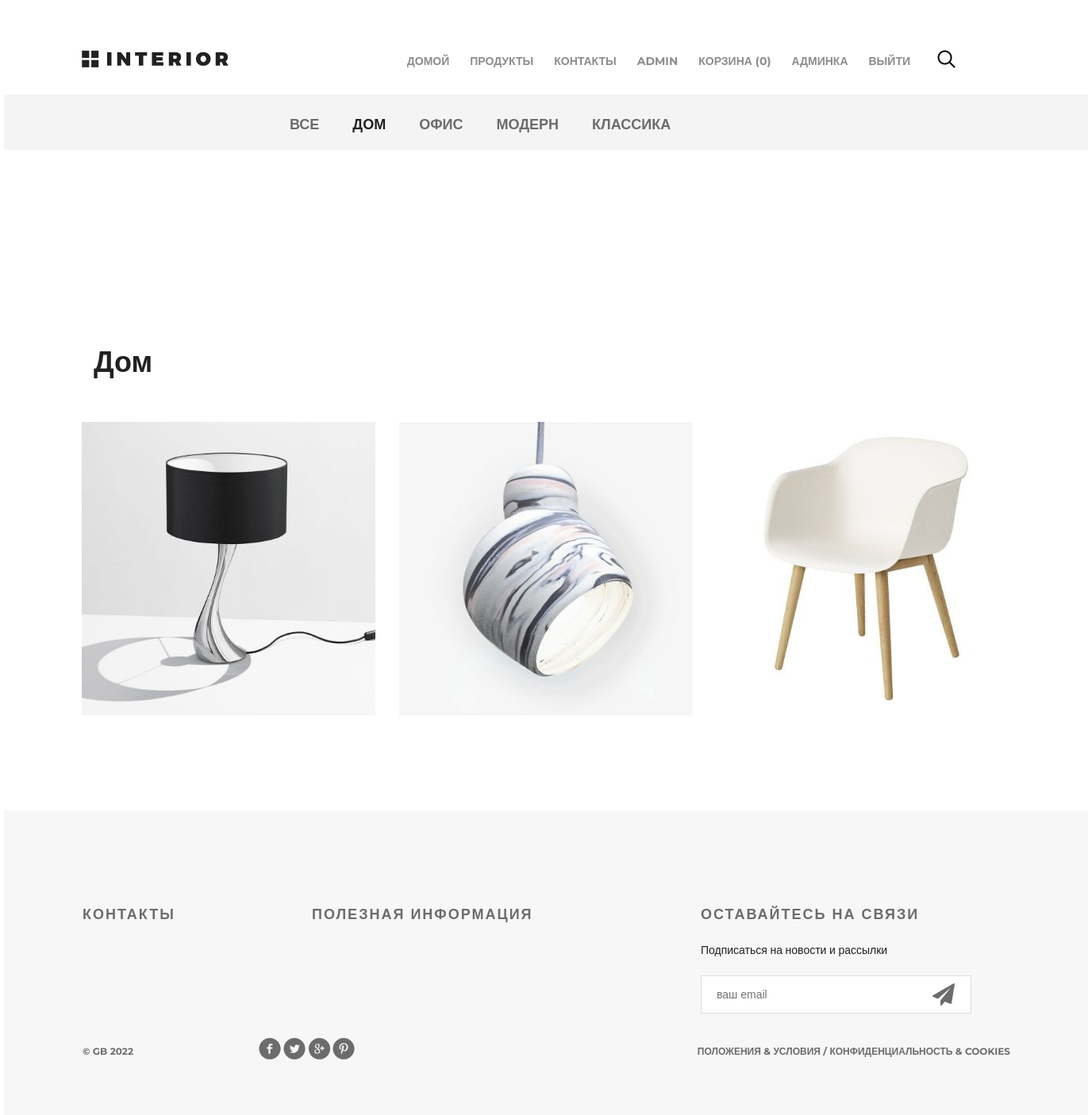
/products/1/ (signed in), run on an earlier commit of the app's database.
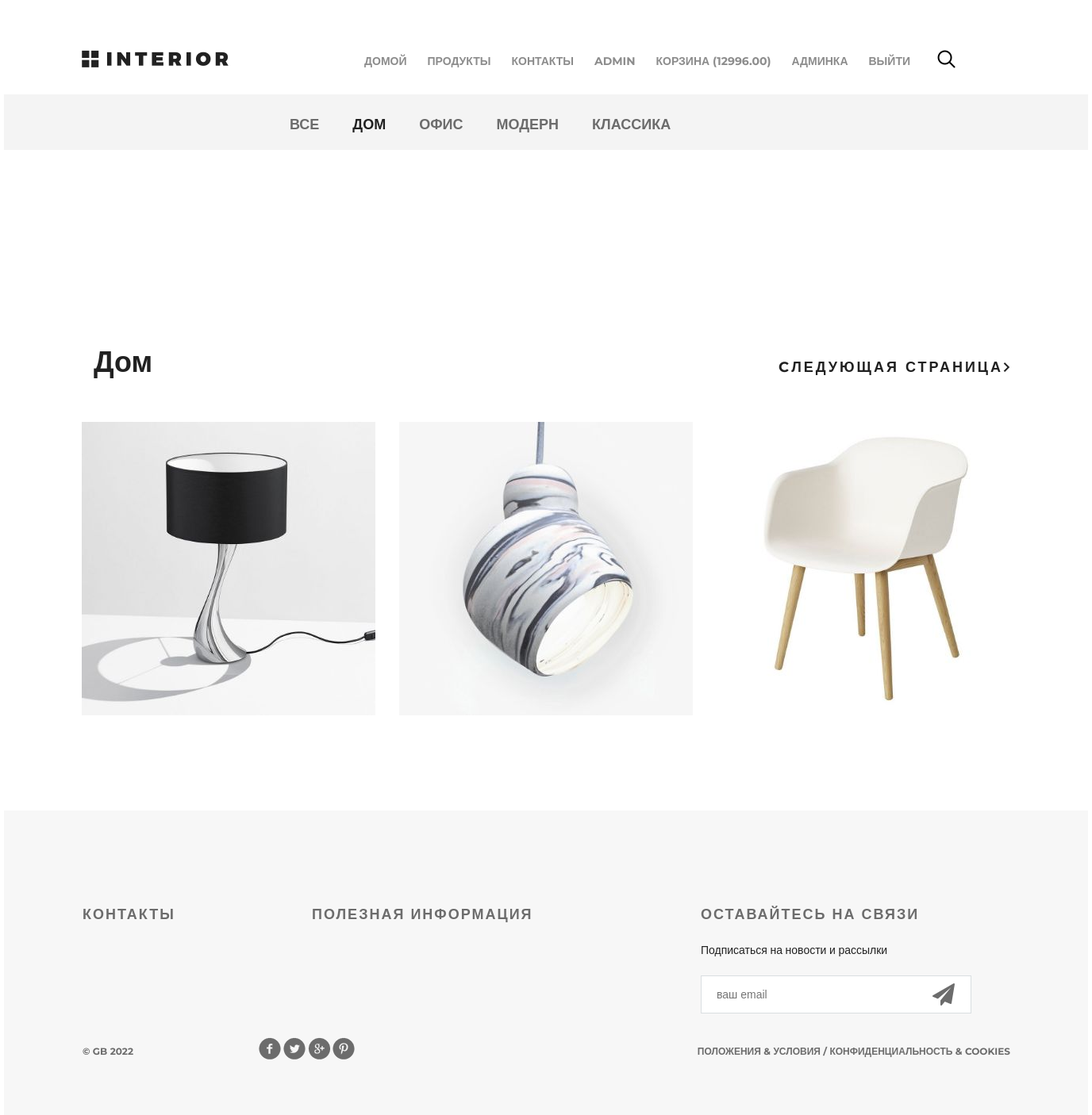
And on a later commit of the database.
### authapp/models.py (models this page shows)
class ShopUser(AbstractUser):
    avatar = models.ImageField(blank=True, upload_to='user_images')
    age = models.PositiveIntegerField(blank=True, default=0)

### basketapp/models.py (models this page shows, shortened)
class Basket(models.Model):
    user = models.ForeignKey(get_user_model(), on_delete= models.CASCADE, related_name='basket')
    product = models.ForeignKey(Product, on_delete=models.CASCADE)
    quantity = models.PositiveIntegerField(default=1)
    add_time = models.DateTimeField(auto_now_add=True)
    objects = BasketManager()

### mainapp/models.py (models this page shows, shortened)
class Product(models.Model):
    name = models.CharField(max_length=25)
    description = models.TextField(max_length=140, blank=True)
    image = models.ImageField(upload_to='product_images')
    category = models.ForeignKey(Category, on_delete=models.DO_NOTHING)
    price = models.DecimalField(max_digits=8, decimal_places=2, default=0)
    is_active = models.BooleanField(default=True)

### mainapp/views.py (the view)
# urls.py: path("products/<int:pk>/", mainapp.category, name='category'),
def category(request, pk, page=1):
    categories = Category.objects.all()
    category = get_object_or_404(Category, id=pk)
    products = Product.objects.filter(category=category)
    paginator = Paginator(products, per_page=3)
    if page > paginator.num_pages:
        return HttpResponseRedirect(reverse('category', args=[category.id]))
    return render(request, 'mainapp/category.html', context={
        'title': "Продукты",
        'products': paginator.page(page),
        'categories': categories,
        "category": category
    })

### basketapp/models.py (called while the page is built)
    def sum(self):
        return sum([item.quantity * item.product.price for item in self.all()])

### mainapp/models.py (called while the page is built)
    def __str__(self):
        return self.name

### mainapp/templatetags/tags.py (called while the page is built)
@register.simple_tag
def current_year():
    return datetime.datetime.now().year

### mainapp/templates/mainapp/category.html (shortened to what this page needs)
{% extends 'mainapp/includes/base.html' %}
{% load static %}
{% block content %}
	<div class="container">
		<div class="hero-white">
			{% include 'mainapp/includes/main_manu_inc.html' %}
		</div>
		<div class="details">
			{% include 'mainapp/includes/category_inc.html' %}
			<div class="related">
				<div class="title clearfix">
					<h2>{{category}}</h2>
					{% if products.has_next%}
					<a class="explore" href="{% url 'category' category.id products.next_page_number %}">Cледующая страница<img src="{% static 'img/arrow.png' %}" alt=""></a>
					{% endif %}
				</div>
				<div class="related-products clearfix">
					{% include "mainapp/includes/product_inc.html"%}
				</div>
			</div>
		</div>
{% endblock %}

### mainapp/templates/mainapp/includes/main_manu_inc.html
<div class="header clearfix">
				<a href="/" class="logo"></a>
				<ul class="menu">
					<li><a href="{% url 'main' %}" class="{% if request.resolver_match.url_name == 'main' %} active {% endif %}">домой</a></li>
					<li><a href="{% url 'products' %}" class="{% if request.resolver_match.url_name == 'products' %} active {% endif %}">продукты</a></li>
					<li><a href="{% url 'contact' %}" class="{% if request.resolver_match.url_name == 'contact' %} active {% endif %}">контакты</a></li>
					{% if request.user.is_authenticated %}
					<li><a href = "{% url 'auth:edit'%}">{{user.username}}</a></li>
					<li><a href = "{% url 'basket:view'%}">Корзина ({{request.user.basket.sum}})</a></li>
					{% if request.user.is_superuser %}
					<li><a href = "{% url 'adminka:view_users' %}">Админка</a></li>
					{%endif%}
					<li><a href = "{% url 'auth:logout'%}"> Выйти</a></li>
					{% else %}
					<li><a href = "{% url 'auth:login' %}">Войти </a></li>
					<li><a href = "{% url 'auth:register' %}">Регистрация </a></li>
					{% endif %}
				</ul>
				<a href="#" class="search"></a>
                <a href="#" class="basket"></a>
			</div>

What changed in the data, as far as the page shows it:
changed ShopUser "ADMIN": user.basket.sum "0" → "12996.00"
Also different on the page:
text now shown: "CЛЕДУЮЩАЯ СТРАНИЦА"
